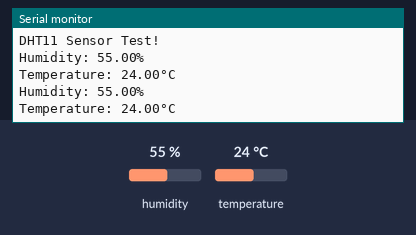
Recording of a sketch running on a simulated Arduino Uno, built with avr-gcc and run on an emulated ATmega328P. Shown: the last lines printed to the serial monitor. The test bench sets the inputs (shaded band); at power-on: humidity 55 %, temperature 24 °C.

Above: at 4.8 s.
4.9 s: humidity set to 22 %
At 7.0 s:
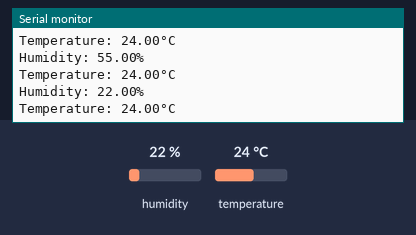
7.9 s: temperature set to 12 °C
At 9.4 s:
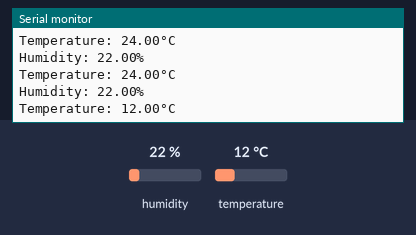
10.9 s: humidity set to 40 %
At 13.0 s:
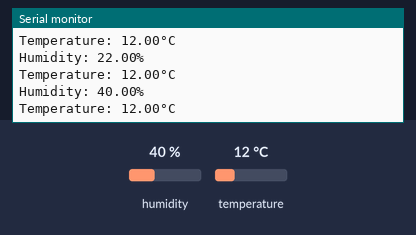
Timing chart, 0 to 14.5 s (numbered marks = the images above; inputs shaded):
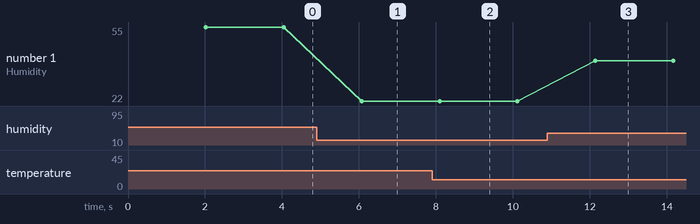

The sketch:

dht11_adafruit.ino
```cpp
#include "DHT.h"

#define DHTPIN 4
#define DHTTYPE DHT11

DHT dht(DHTPIN, DHTTYPE);

void setup() {
  // put your setup code here, to run once:
  Serial.begin(9600);
  Serial.println("DHT11 Sensor Test!");
  dht.begin();
}

void loop() {
  // put your main code here, to run repeatedly:
  delay(2000);

  float humidity = dht.readHumidity();
  float temperature = dht.readTemperature();

  if (isnan(humidity) || isnan(temperature)) {
    Serial.println("Failed to read from DHT sensor!");
    return;
  }

  Serial.println("Humidity: " + String(humidity) + "%");
  Serial.println("Temperature: " + String(temperature) + "°C");

  // for serial plotter
  // Serial.print(humidity);
  // Serial.print(",");
  // Serial.println(temperature);
}
```

Measured:
- after the input at 4.9 s, the serial monitor: prints a new line after 1.2 s (image 1)
- after the input at 7.9 s, the serial monitor: prints a new line after 0.21 s (image 2)
- after the input at 10.9 s, the serial monitor: prints a new line after 1.2 s (image 3)
- plotted number 1: 55 → 22 after the input at 4.9 s, 22 → 40 after the input at 10.9 s
